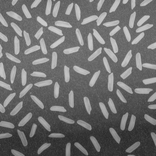
#> input picture a1images/rice.png, 156 x 156 px, shrunk from 256 x 256 before the run
$ jupyter execute --allow-errors question-9.ipynb
#> lines starting #> are read from the running program, lines starting #| are printed output that depends on the picture; after the words box and inside, x2 and y2 are one past the last pixel; in counts of white or black regions, pixels touching at a corner belong together
[cell 1]
import cv2
import numpy as np
import matplotlib.pyplot as plt

[cell 2]
img=cv2.imread('a1images/rice.png', cv2.IMREAD_GRAYSCALE)
#> img is the input picture: shape (156, 156); min 42, max 210, mean 111.2
img_gaussian=cv2.imread('a1images/rice-gaussian.png', cv2.IMREAD_GRAYSCALE)
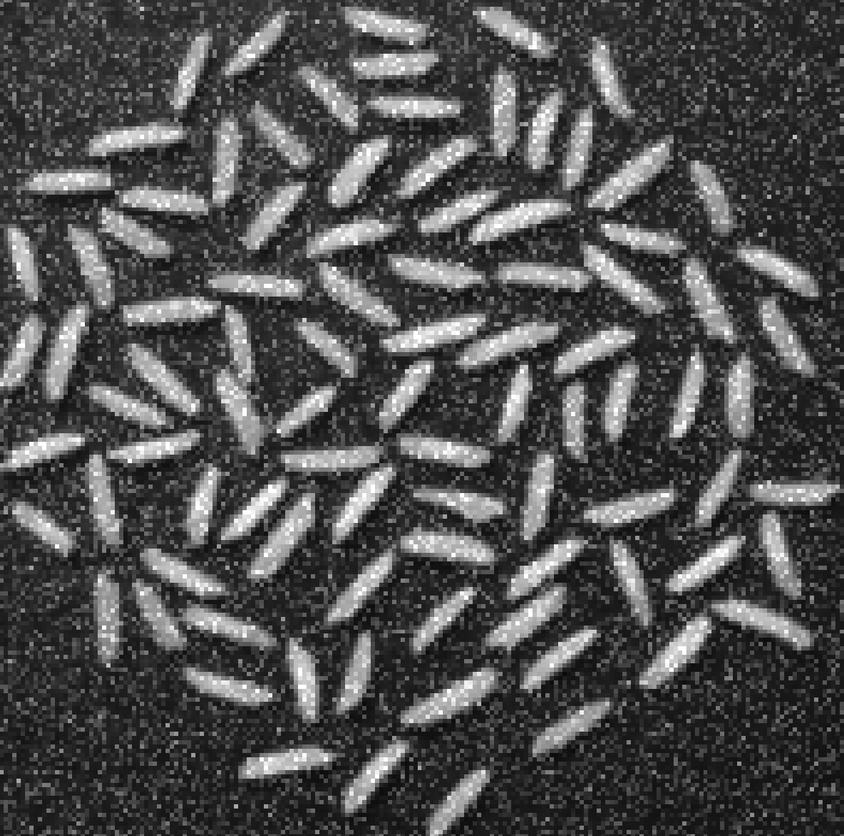
#> input picture a1images/rice-gaussian.png, 844 x 836 px, shrunk from 1382 x 1370 before the run
#> img_gaussian is the input picture: shape (836, 844); min 1, max 255, mean 79

[cell 3]
gaussian_denoised = cv2.GaussianBlur(img_gaussian, (5, 5), 0)

plt.figure(figsize=(12,6))

plt.subplot(1,3,1)
plt.imshow(img_gaussian, cmap='gray')
plt.title('Gaussian Noise Image')
plt.axis('off')

plt.subplot(1,3,2)
plt.imshow(gaussian_denoised, cmap='gray')
plt.title('Gaussian removed Image')
plt.axis('off')

plt.subplot(1,3,3)
plt.imshow(img, cmap='gray')
plt.title('original Image')
plt.axis('off')

plt.show()
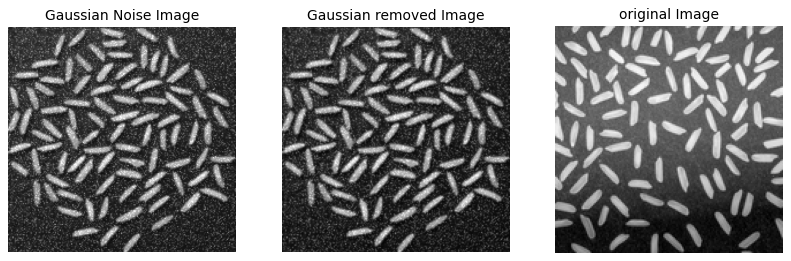
#> figure drawn by matplotlib, 3 panels

[cell 4]
from skimage.util import random_noise
import numpy as np
import cv2

img = cv2.imread("a1images/rice.png", cv2.IMREAD_GRAYSCALE)
img_float = img / 255.0

img_gaussian = random_noise(img_float, mode='gaussian', mean=-0.2, var=0.01)
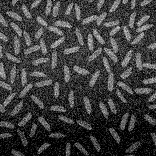
#> img_gaussian: shape (156, 156) float64; min 0, max 0.889, mean 0.243
img_gaussian = np.clip(img_gaussian * 255, 0, 255).astype(np.uint8)

plt.imshow(img_gaussian, cmap='gray')
plt.axis('off')
plt.show()

[cell 5]
gaussian_denoised = cv2.GaussianBlur(img_gaussian, (5, 5), 0)
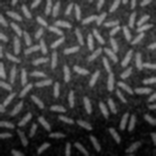
#> gaussian_denoised: shape (156, 156); min 1, max 163, mean 61.5

plt.figure(figsize=(12,6))

plt.subplot(1,3,1)
plt.imshow(img_gaussian, cmap='gray')
plt.title('Gaussian Noise Image')
plt.axis('off')

plt.subplot(1,3,2)
plt.imshow(gaussian_denoised, cmap='gray')
plt.title('Gaussian removed Image')
plt.axis('off')

plt.subplot(1,3,3)
plt.imshow(img, cmap='gray')
plt.title('original Image')
plt.axis('off')

plt.show()

[cell 6]
img_saltpepper = random_noise(img, mode='s&p', amount=0.09)
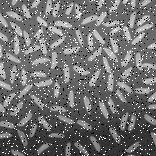
#> img_saltpepper: shape (156, 156) float64; min 0, max 1, mean 0.443
img_saltpepper = (img_saltpepper * 255).astype(np.uint8)

plt.imshow(img_saltpepper, cmap='gray')
plt.axis('off')
plt.show()

[cell 7]
saltpepper_denoised = cv2.medianBlur(img_saltpepper, 5)
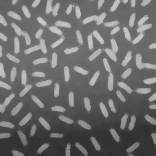
#> saltpepper_denoised: shape (156, 156); min 47, max 201, mean 109.2

plt.figure(figsize=(12,6))

plt.subplot(1,3,1)
plt.imshow(img_saltpepper, cmap='gray')
plt.title('Salt & pepper Image')
plt.axis('off')

plt.subplot(1,3,2)
plt.imshow(saltpepper_denoised, cmap='gray')
plt.title('Salt & pepper removed Image')
plt.axis('off')

plt.subplot(1,3,3)
plt.imshow(img, cmap='gray')
plt.title('original Image')
plt.axis('off')

plt.show()

[cell 8]
thresh_value, Segmented_img = cv2.threshold(img, 0, 255, cv2.THRESH_BINARY + cv2.THRESH_OTSU)
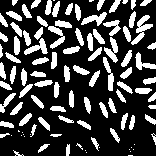
#> Segmented_img: shape (156, 156); 26.6% white; 104 white regions (20 under 20 px), largest, box (x1, y1, x2, y2) and area: (131, 15, 153, 45) 233, (104, 37, 118, 63) 171, (24, 38, 48, 55) 168
#> thresh_value = 130

print("Threshold Value:", thresh_value)
#| Threshold Value: 130.0

[cell 9]
plt.figure(figsize=(12,5))

plt.subplot(1,2,1)
plt.imshow(img, cmap='gray')
plt.title("Original")
plt.axis('off')

plt.subplot(1,2,2)
plt.imshow(Segmented_img, cmap='gray')
plt.title("Segmented img")
plt.axis('off')

plt.show()

[cell 10]
small_kernel = np.ones((3,3), np.uint8)
salt_denoise = cv2.morphologyEx(Segmented_img, cv2.MORPH_OPEN, small_kernel, iterations=2)
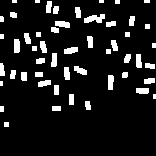
#> salt_denoise: shape (156, 156); 10.1% white; 52 white regions (6 under 20 px), largest, box (x1, y1, x2, y2) and area: (84, 14, 105, 23) 125, (55, 21, 70, 28) 85, (14, 39, 20, 53) 81
pepper_denoise = cv2.morphologyEx(salt_denoise, cv2.MORPH_CLOSE, small_kernel, iterations=2)
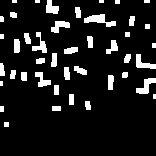
#> pepper_denoise: shape (156, 156); 10.7% white; 43 white regions (6 under 20 px), largest, box (x1, y1, x2, y2) and area: (84, 14, 116, 27) 200, (136, 78, 156, 94) 157, (136, 54, 156, 69) 145

[cell 11]
plt.figure(figsize=(15,5))

plt.subplot(1,3,1)
plt.imshow(Segmented_img, cmap='gray')
plt.title("Segmented img")
plt.axis('off')

plt.subplot(1,3,2)
plt.imshow(salt_denoise, cmap='gray')
plt.title("remove the small objects")
plt.axis('off')

plt.subplot(1,3,3)
plt.imshow(pepper_denoise, cmap='gray')
plt.title("and fill holes")
plt.axis('off')

plt.show()
